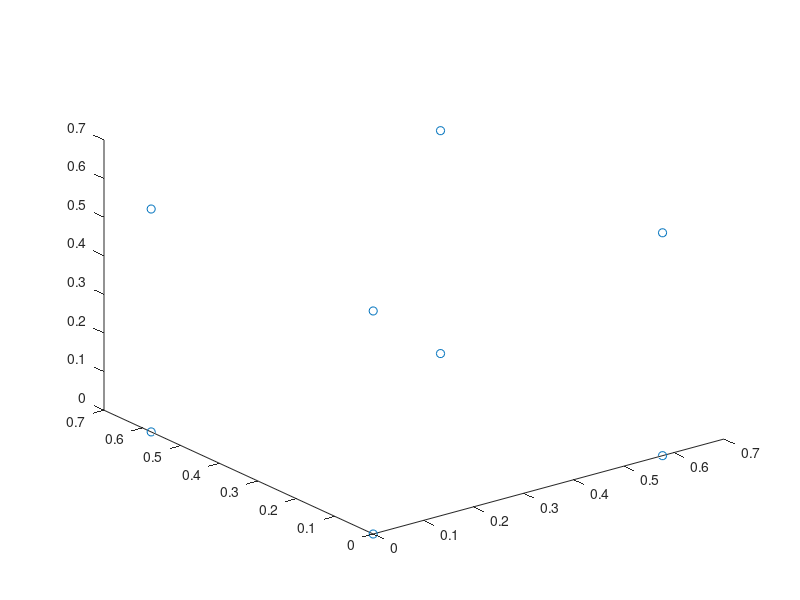

The MATLAB script that drew this image: (Note: this script raises an error after producing the figure.)
%% script_subgrad
close all
fileID = fopen('cube.txt');
str = fread(fileID,[1,inf],'char');
str = char(str);
eval(str);
plot3(P(:,1),P(:,2),P(:,3),'o')
hold on

%Matrice des contraintes
[ Aeq, beq, b , A ] = constraintes( N, D, P);

eps=0.01;
DualNoChangTOL=5;
pi0 = zeros(N-2,1);
p=0.5;
L=(N-2)*D+N*(N-2)+(N-2)*(N-2);
ub=ones(L,1)';
ub(1:(N-2)*D)=5;
lb = zeros(L,1)';


f_obj = @(X)(fobj(X,P,N,D));

% contraintes du type y*(y-1)=0 pour liens binaires 
con=@(X) mycon(X,N,D);

%coordonnees points Steiners
x0=rand(N-2,D);% coordonnees random entre 0 et 1 car terminaux entre 0 et 1
X0=zeros(1,L); %liens egaux a O 
X0(1:(N-2)*D)=reshape(x0',1,(N-2)*D);
X0((N-2)*D+1:end)=0;

%resolution
[ x, theta ] = our_Subgradient(P,N,D, eps, p, pi0, 100, DualNoChangTOL, f_obj,A, b, Aeq, beq, ub, lb,con,X0);


%plot points steiner trouves
B1=reshape(x(1:(N-2)*D),[D N-2])';
plot3(B1(:,1),B1(:,2),B1(:,3),'o')


